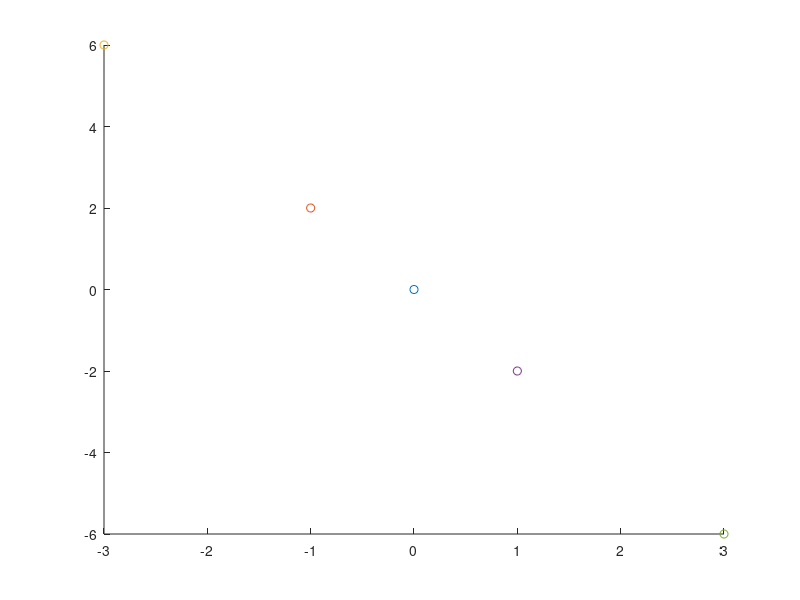

MATLAB code for this plot:
close all
clear

x = [0, -1, -3, 1, 3];
y = [0, 2, 6, -2, -6];

hold on
scatter(0, 0)
scatter(-1, 2)
scatter(-3, 6)
scatter(1, -2)
scatter(3, -6)
hold off
